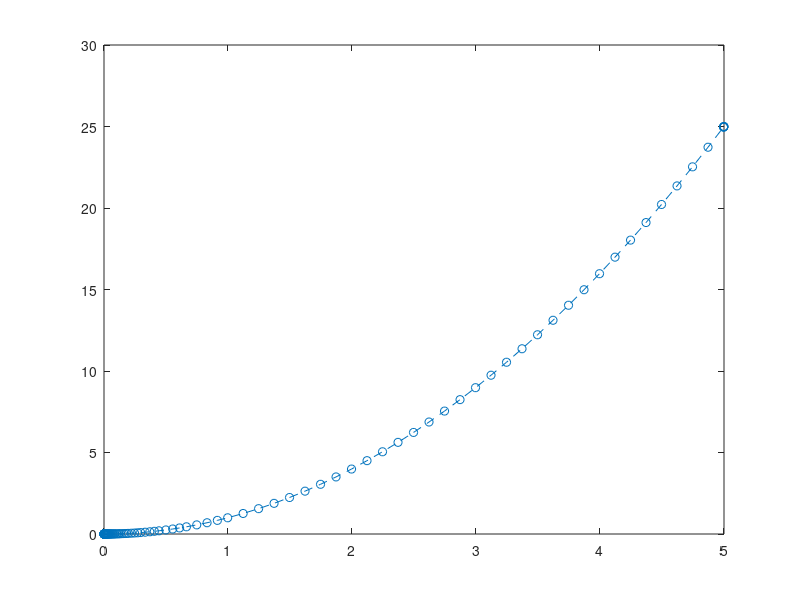

MATLAB code to generate this figure: (Note: this script raises an error after producing the figure.)
clc;
close all;
clear all;

%% Solução de equações diferenciais

%ode45
%ode23
%ode23s
%solver

%% ode23

f = @(t, y) 2*t;
tspan = [0 5];
y0 = 0;
[t y] = ode23(f, tspan, y0);

figure(1);
plot(t, y, 'o--');

%% ode45

f = @(t, y) 2*t;
tspan = [0 5];
y0 = 0;
[t y] = ode45(f, tspan, y0);

figure(1);
plot(t, y, 'o--');


%% ode45 e function handle

y0 = [2; 0];

tspan = [0 20];
[t, y] = ode45(@func, tspan, y0);

plot(t, y(:, 1), '-o', t, y(:, 2), 'g');


function dx = func(t, y)
    dx = [y(2);
        (1-y(1)^2) * y(2) - y(1)];
end

